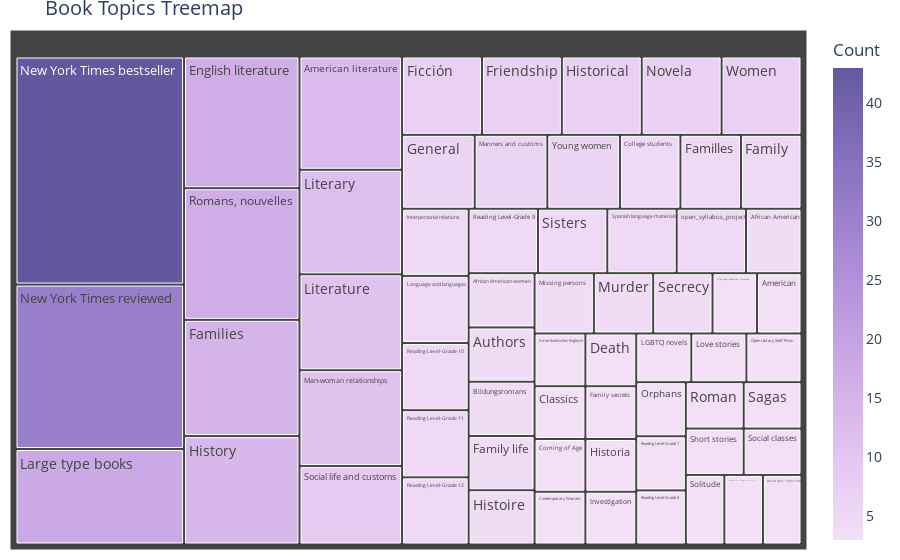

Source (notebook cell):
### Code cell
fig = tree_topics(my_read_topics)
fig.show()

### Figure 1 — Plotly figure (JSON) as saved in the notebook; plotly's stock layout.template omitted (floating-point values rounded to 4 significant figures; data arrays with more than 128 entries replaced by an {"elided": "..."} marker saying what was removed)
{"data": [{"branchvalues": "total", "customdata": {"elided": "828 str values"}, "domain": {"x": [0, 1], "y": [0, 1]}, "hovertemplate": "<b>%{label}</b><br>Count: %{value}<extra></extra>", "hovertext": ["18.06 Anglo-American literature", "African American", "African American women", "American", "American literature", "Amerikanisches Englisch", "Authors", "Bildungsromans", "Classics", "College students", "Coming of Age", "Contemporary Women", "Death", "English literature", "Families", "Familles", "Family", "Family life", "Family secrets", "Ficción", "Friendship", "General", "Histoire", "Historia", "Historical", "History", "Interpersonal relations", "Investigation", "LGBTQ novels", "Language and languages", "Large type books", "Literary", "Literature", "Love stories", "Man-woman relationships", "Manners and customs", "Missing persons", "Murder", "New York Times bestseller", "New York Times reviewed", "Novela", "Open Library Staff Picks", "Orphans", "Reading Level-Grade 10", "Reading Level-Grade 11", "Reading Level-Grade 12", "Reading Level-Grade 7", "Reading Level-Grade 8", "Reading Level-Grade 9", "Roman", "Romans, nouvelles", "Sagas", "Secrecy", "Short stories", "Sisters", "Social classes", "Social life and customs", "Solitude", "Spanish language materials", "Women", "World War (1939-1945) fast (OCoLC)fst01180924", "World War, 1939-1945", "Young women", "open_syllabus_project"], "ids": ["18.06 Anglo-American literature", "African American", "African American women", "American", "American literature", "Amerikanisches Englisch", "Authors", "Bildungsromans", "Classics", "College students", "Coming of Age", "Contemporary Women", "Death", "English literature", "Families", "Familles", "Family", "Family life", "Family secrets", "Ficción", "Friendship", "General", "Histoire", "Historia", "Historical", "History", "Interpersonal relations", "Investigation", "LGBTQ novels", "Language and languages", "Large type books", "Literary", "Literature", "Love stories", "Man-woman relationships", "Manners and customs", "Missing persons", "Murder", "New York Times bestseller", "New York Times reviewed", "Novela", "Open Library Staff Picks", "Orphans", "Reading Level-Grade 10", "Reading Level-Grade 11", "Reading Level-Grade 12", "Reading Level-Grade 7", "Reading Level-Grade 8", "Reading Level-Grade 9", "Roman", "Romans, nouvelles", "Sagas", "Secrecy", "Short stories", "Sisters", "Social classes", "Social life and customs", "Solitude", "Spanish language materials", "Women", "World War (1939-1945) fast (OCoLC)fst01180924", "World War, 1939-1945", "Young women", "open_syllabus_project"], "labels": ["18.06 Anglo-American literature", "African American", "African American women", "American", "American literature", "Amerikanisches Englisch", "Authors", "Bildungsromans", "Classics", "College students", "Coming of Age", "Contemporary Women", "Death", "English literature", "Families", "Familles", "Family", "Family life", "Family secrets", "Ficción", "Friendship", "General", "Histoire", "Historia", "Historical", "History", "Interpersonal relations", "Investigation", "LGBTQ novels", "Language and languages", "Large type books", "Literary", "Literature", "Love stories", "Man-woman relationships", "Manners and customs", "Missing persons", "Murder", "New York Times bestseller", "New York Times reviewed", "Novela", "Open Library Staff Picks", "Orphans", "Reading Level-Grade 10", "Reading Level-Grade 11", "Reading Level-Grade 12", "Reading Level-Grade 7", "Reading Level-Grade 8", "Reading Level-Grade 9", "Roman", "Romans, nouvelles", "Sagas", "Secrecy", "Short stories", "Sisters", "Social classes", "Social life and customs", "Solitude", "Spanish language materials", "Women", "World War (1939-1945) fast (OCoLC)fst01180924", "World War, 1939-1945", "Young women", "open_syllabus_project"], "marker": {"coloraxis": "coloraxis", "colors": [3, 4, 4, 3, 13, 3, 4, 4, 3, 5, 3, 3, 3, 17, 15, 5, 5, 4, 3, 7, 7, 6, 4, 3, 7, 14, 5, 3, 3, 5, 18, 12, 11, 3, 11, 6, 4, 4, 43, 31, 7, 3, 3, 5, 5, 5, 3, 3, 5, 3, 17, 3, 4, 3, 5, 3, 9, 3, 5, 7, 3, 3, 6, 5]}, "name": "", "parents": ["", "", "", "", "", "", "", "", "", "", "", "", "", "", "", "", "", "", "", "", "", "", "", "", "", "", "", "", "", "", "", "", "", "", "", "", "", "", "", "", "", "", "", "", "", "", "", "", "", "", "", "", "", "", "", "", "", "", "", "", "", "", "", ""], "textfont": {"size": 14}, "type": "treemap", "values": [3, 4, 4, 3, 13, 3, 4, 4, 3, 5, 3, 3, 3, 17, 15, 5, 5, 4, 3, 7, 7, 6, 4, 3, 7, 14, 5, 3, 3, 5, 18, 12, 11, 3, 11, 6, 4, 4, 43, 31, 7, 3, 3, 5, 5, 5, 3, 3, 5, 3, 17, 3, 4, 3, 5, 3, 9, 3, 5, 7, 3, 3, 6, 5]}], "layout": {"autosize": true, "coloraxis": {"colorbar": {"title": {"text": "Count"}}, "colorscale": [[0, "rgb(243, 224, 247)"], [0.1667, "rgb(228, 199, 241)"], [0.3333, "rgb(209, 175, 232)"], [0.5, "rgb(185, 152, 221)"], [0.6667, "rgb(159, 130, 206)"], [0.8333, "rgb(130, 109, 186)"], [1, "rgb(99, 88, 159)"]]}, "font": {"size": 14}, "hoverlabel": {"font": {"size": 12}}, "legend": {"tracegroupgap": 0}, "margin": {"b": 10, "l": 10, "r": 10, "t": 30}, "title": {"text": "Book Topics Treemap"}, "treemapcolorway": ["rgb(243, 224, 247)", "rgb(228, 199, 241)", "rgb(209, 175, 232)", "rgb(185, 152, 221)", "rgb(159, 130, 206)", "rgb(130, 109, 186)", "rgb(99, 88, 159)"]}}
